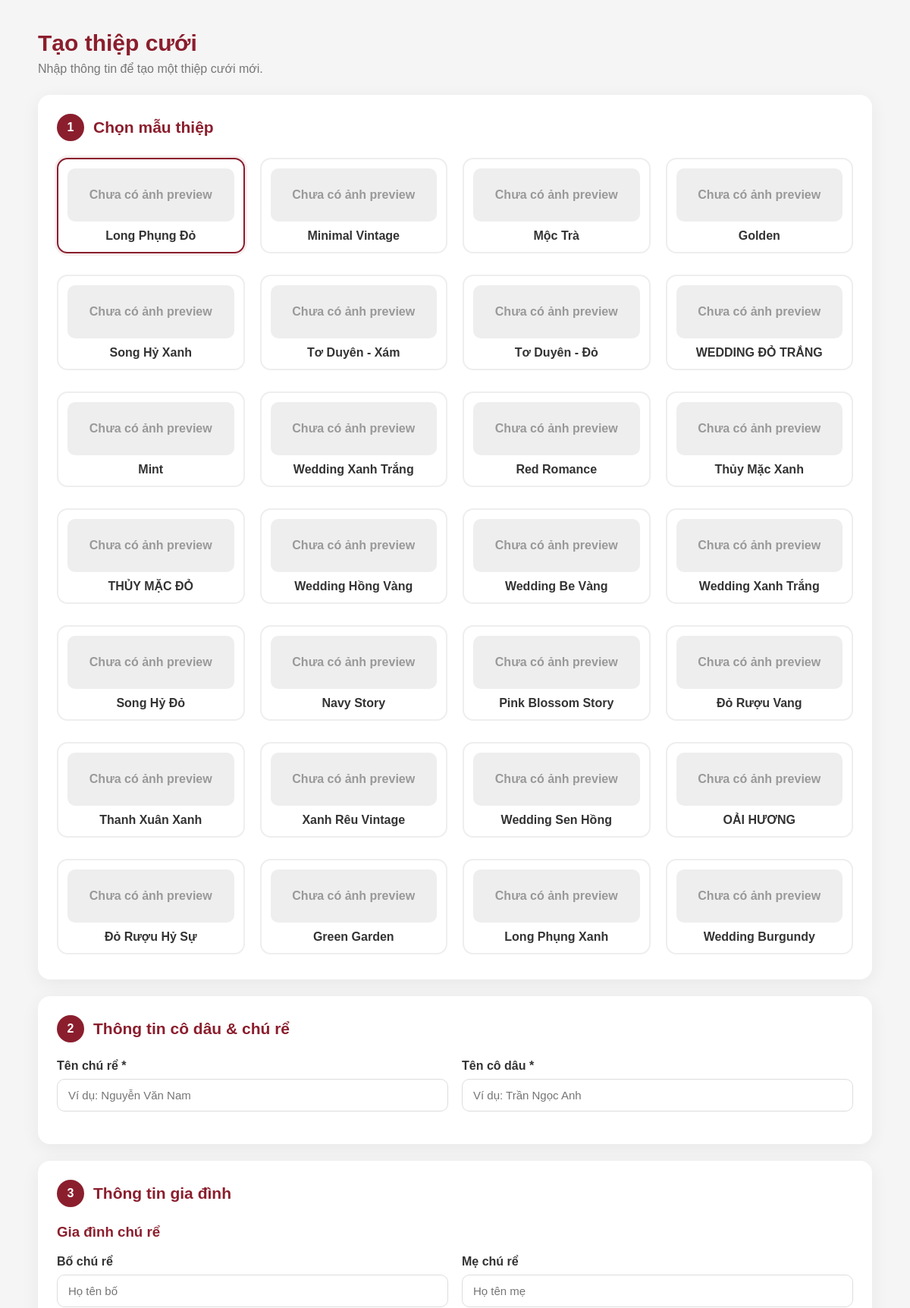
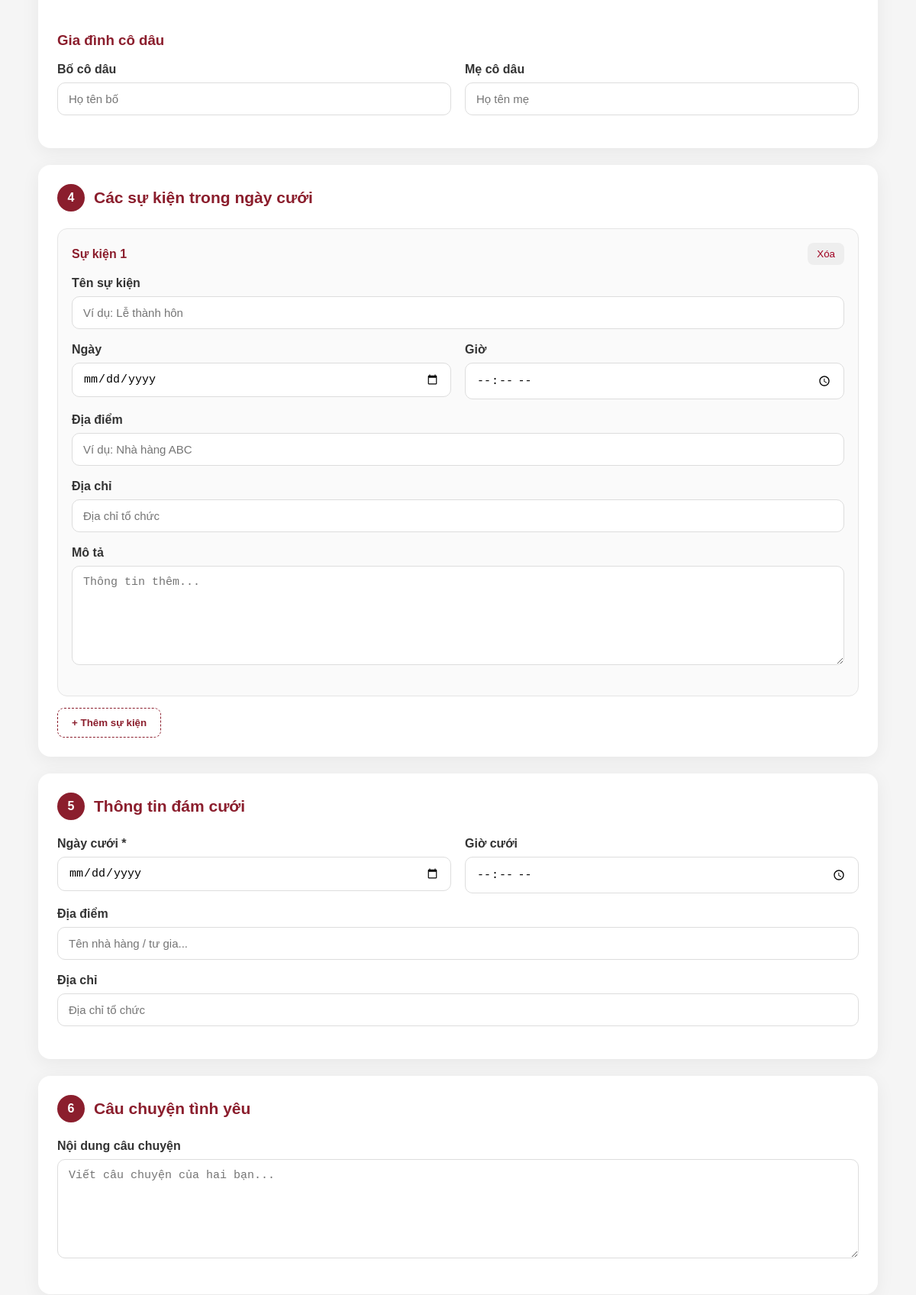
Screenshot of /admin/weddings/create.php (signed in, upper part) with the database file from the repository (2 pictures, top to bottom).
### tables this page shows
CREATE TABLE `templates` (
  `id` int(11) NOT NULL AUTO_INCREMENT,
  `name` varchar(255) NOT NULL,
  `folder` varchar(255) NOT NULL,
  `thumbnail` varchar(255) DEFAULT NULL,
  `description` text DEFAULT NULL,
  `status` tinyint(1) DEFAULT 1,
  `created_at` timestamp NOT NULL DEFAULT current_timestamp(),
  PRIMARY KEY (`id`)
);

### admin/weddings/create.php (the view, shortened to what this page needs)
<?php
require_once __DIR__ . "/../../config/database.php";
$templateStmt = $pdo->query("
    SELECT *
    FROM templates
    WHERE status = 1
    ORDER BY id ASC
");
$templates = $templateStmt->fetchAll();
$groomName = trim($_POST['groom_name'] ?? '');
$brideName = trim($_POST['bride_name'] ?? '');
$weddingDate = $_POST['wedding_date'] ?? '';
$weddingTime = $_POST['wedding_time'] ?? '';
$venue = trim($_POST['venue'] ?? '');
$address = trim($_POST['address'] ?? '');
$story = trim($_POST['story'] ?? '');
$groomFather = trim($_POST['groom_father'] ?? '');
$groomMother = trim($_POST['groom_mother'] ?? '');
$brideFather = trim($_POST['bride_father'] ?? '');
$brideMother = trim($_POST['bride_mother'] ?? '');
?>
<!DOCTYPE html>
<html lang="vi">
<head>
</head>
<body>
<div class="page">
    <div class="page-header">
        <h1>Tạo thiệp cưới</h1>
        <p>
            Nhập thông tin để tạo một thiệp cưới mới.
        </p>
    </div>
    <form
        method="POST"
        enctype="multipart/form-data"
    >
        <section class="card">
            <div class="card-title">
                <div class="number">1</div>
                <h2>Chọn mẫu thiệp</h2>
            </div>
            <div class="template-grid">
                <?php foreach ($templates as $template): ?>
                    <div class="template-option">
                        <label
                            class="template-label"
                            for="template_<?= (int)$template['id'] ?>"
                        >
                            <div class="template-preview">
                                <?php if (!empty($template['preview_image'])): ?>
                                    <img
                                        src="<?= htmlspecialchars(
                                            $template['preview_image']
                                        ) ?>"
                                        alt=""
                                    >
                                <?php else: ?>
                                    <div style="
                                        width:100%;
                                        height:100%;
                                        display:flex;
                                        align-items:center;
                                        justify-content:center;
                                        color:#999;
                                    ">
                                        Chưa có ảnh preview
                                    </div>
                                <?php endif; ?>
                            </div>
                            <div class="template-name">
                                <?= htmlspecialchars(
                                    $template['name']
                                ) ?>
                            </div>
                        </label>
                    </div>
                <?php endforeach; ?>
            </div>
        </section>
        <section class="card">
            <div class="card-title">
                <div class="number">2</div>
                <h2>Thông tin cô dâu & chú rể</h2>
            </div>
            <div class="grid-2">
                <div class="form-group">
                    <label>
                        Tên chú rể *
                    </label>
                    <input
                        type="text"
                        name="groom_name"
                        value="<?= htmlspecialchars($groomName) ?>"
                        placeholder="Ví dụ: Nguyễn Văn Nam"
                        required
                    >
                </div>
                <div class="form-group">
                    <label>
                        Tên cô dâu *
                    </label>
                    <input
                        type="text"
                        name="bride_name"
                        value="<?= htmlspecialchars($brideName) ?>"
                        placeholder="Ví dụ: Trần Ngọc Anh"
                        required
                    >
                </div>
            </div>
        </section>
        <section class="card">
            <div class="card-title">
                <div class="number">3</div>
                <h2>Thông tin gia đình</h2>
            </div>
            <h3 style="color:#8b1e2d;">
                Gia đình chú rể
            </h3>
            <div class="grid-2">
                <div class="form-group">
                    <label>
                        Bố chú rể
                    </label>
                    <input
                        type="text"
                        name="groom_father"
                        value="<?= htmlspecialchars($groomFather) ?>"
                        placeholder="Họ tên bố"
                    >
                </div>
                <div class="form-group">
                    <label>
                        Mẹ chú rể
                    </label>
                    <input
                        type="text"
                        name="groom_mother"
                        value="<?= htmlspecialchars($groomMother) ?>"
                        placeholder="Họ tên mẹ"
                    >
                </div>
            </div>
            <h3 style="color:#8b1e2d; margin-top:25px;">
                Gia đình cô dâu
            </h3>
            <div class="grid-2">
                <div class="form-group">
                    <label>
                        Bố cô dâu
                    </label>
                    <input
                        type="text"
                        name="bride_father"
                        value="<?= htmlspecialchars($brideFather) ?>"
                        placeholder="Họ tên bố"
                    >
                </div>
                <div class="form-group">
                    <label>
                        Mẹ cô dâu
                    </label>
                    <input
                        type="text"
                        name="bride_mother"
                        value="<?= htmlspecialchars($brideMother) ?>"
                        placeholder="Họ tên mẹ"
                    >
                </div>
            </div>
        </section>
        <section class="card">
            <div class="card-title">
                <div class="number">4</div>
                <h2>Các sự kiện trong ngày cưới</h2>
            </div>
            <div id="eventList">
                <div class="event-box">
                    <div class="event-header">
                        <strong>
                            Sự kiện 1
                        </strong>
                        <button
                            type="button"
                            class="remove-event"
                            onclick="removeEvent(this)"
                        >
                            Xóa
                        </button>
                    </div>
                    <div class="form-group">
                        <label>
                            Tên sự kiện
                        </label>
                        <input
                            type="text"
                            name="event_name[]"
                            placeholder="Ví dụ: Lễ thành hôn"
                        >
                    </div>
                    <div class="grid-2">
                        <div class="form-group">
                            <label>
                                Ngày
                            </label>
                            <input
                                type="date"
                                name="event_date[]"
                            >
                        </div>
                        <div class="form-group">
                            <label>
                                Giờ
                            </label>
                            <input
                                type="time"
                                name="event_time[]"
                            >
                        </div>
                    </div>
                    <div class="form-group">
                        <label>
                            Địa điểm
                        </label>
                        <input
                            type="text"
                            name="event_location[]"
                            placeholder="Ví dụ: Nhà hàng ABC"
                        >
                    </div>
                    <div class="form-group">
                        <label>
                            Địa chỉ
                        </label>
                        <input
                            type="text"
                            name="event_address[]"
                            placeholder="Địa chỉ tổ chức"
                        >
                    </div>
                    <div class="form-group">
                        <label>
                            Mô tả
                        </label>
                        <textarea
                            name="event_description[]"
                            placeholder="Thông tin thêm..."
                        ></textarea>
                    </div>
                </div>
            </div>
            <button
                type="button"
                class="add-event"
                onclick="addEvent()"
            >
                + Thêm sự kiện
            </button>
        </section>
        <section class="card">
            <div class="card-title">
                <div class="number">5</div>
                <h2>Thông tin đám cưới</h2>
            </div>
            <div class="grid-2">
                <div class="form-group">
                    <label>
                        Ngày cưới *
                    </label>
                    <input
                        type="date"
                        name="wedding_date"
                        value="<?= htmlspecialchars($weddingDate) ?>"
                        required
                    >
                </div>
                <div class="form-group">
                    <label>
                        Giờ cưới
                    </label>
                    <input
                        type="time"
                        name="wedding_time"
                        value="<?= htmlspecialchars($weddingTime) ?>"
                    >
                </div>
            </div>
            <div class="form-group">
                <label>
                    Địa điểm
                </label>
                <input
                    type="text"
                    name="venue"
                    value="<?= htmlspecialchars($venue) ?>"
                    placeholder="Tên nhà hàng / tư gia..."
                >
            </div>
            <div class="form-group">
                <label>
                    Địa chỉ
                </label>
                <input
                    type="text"
                    name="address"
                    value="<?= htmlspecialchars($address) ?>"
                    placeholder="Địa chỉ tổ chức"
                >
            </div>
        </section>
        <section class="card">
            <div class="card-title">
                <div class="number">6</div>
                <h2>Câu chuyện tình yêu</h2>
            </div>
            <div class="form-group">
                <label>
                    Nội dung câu chuyện
                </label>
                <textarea
                    name="story"
                    placeholder="Viết câu chuyện của hai bạn..."
                ><?= htmlspecialchars($story) ?></textarea>
            </div>
        </section>
    </form>
</div>
</body>
</html>

### admin/weddings/create.php (style rules this page uses)
* { box-sizing: border-box; }
body { margin: 0; padding: 0; font-family: Arial, Helvetica, sans-serif; background: #f5f5f5; color: #333; }
.page { width: min(1100px, 94%); margin: 40px auto 80px; }
.page-header { margin-bottom: 25px; }
.page-header h1 { margin: 0 0 8px; font-size: 30px; color: #8b1e2d; }
.page-header p { margin: 0; color: #777; }
.card { background: #fff; border-radius: 16px; padding: 25px; margin-bottom: 22px; box-shadow: 0 5px 25px rgba(0,0,0,.06); }
.card-title { display: flex; align-items: center; gap: 12px; margin-bottom: 22px; }
.number { width: 36px; height: 36px; min-width: 36px; display: flex; align-items: center; justify-content: center; background: #8b1e2d; color: #fff; border-radius: 50%; font-size: 16px; font-weight: 700; }
.card-title h2 { margin: 0; font-size: 21px; color: #8b1e2d; }
label { display: block; font-weight: 600; margin-bottom: 8px; }
input, textarea, select { width: 100%; border: 1px solid #ddd; border-radius: 10px; padding: 12px 14px; font-size: 15px; outline: none; background: #fff; }
textarea { min-height: 130px; resize: vertical; }
.form-group { margin-bottom: 18px; }
.grid-2 { display: grid; grid-template-columns: 1fr 1fr; gap: 18px; }
.template-grid { display: grid; grid-template-columns: repeat(auto-fit, minmax(220px, 1fr)); gap: 20px; }
.template-option { position: relative; }
.template-label { display: block; border: 2px solid #eee; border-radius: 14px; padding: 12px; cursor: pointer; transition: .2s; }
.template-option input:checked + .template-label { border-color: #8b1e2d; box-shadow: 0 0 0 3px rgba(139,30,45,.08); }
.template-preview { height: 70px; border-radius: 10px; overflow: hidden; background: #eee; margin-bottom: 10px; }
.template-name { font-weight: bold; text-align: center; }
.event-box { border: 1px solid #e5e5e5; border-radius: 13px; padding: 18px; margin-bottom: 15px; background: #fafafa; }
.event-header { display: flex; align-items: center; justify-content: space-between; margin-bottom: 15px; }
.event-header strong { color: #8b1e2d; }
.remove-event { border: 0; background: #eee; color: #a00020; padding: 7px 12px; border-radius: 8px; cursor: pointer; }
.add-event { border: 1px dashed #8b1e2d; background: #fff; color: #8b1e2d; padding: 11px 18px; border-radius: 9px; cursor: pointer; font-weight: 600; }

### rows the page displays
templates: name "Long Phụng Đỏ"
templates: name "Minimal Vintage"
templates: name "Mộc Trà"
templates: name "Golden"
templates: name "Song Hỷ Xanh"
templates: name "Tơ Duyên - Xám"
templates: name "Tơ Duyên - Đỏ"
templates: name "WEDDING ĐỎ TRẮNG"
templates: name "Mint"
templates: name "Wedding Xanh Trắng"
templates: name "Red Romance"
templates: name "Thủy Mặc Xanh"
templates: name "THỦY MẶC ĐỎ"
templates: name "Wedding Hồng Vàng"
templates: name "Wedding Be Vàng"
templates: name "Wedding Xanh Trắng"
templates: name "Song Hỷ Đỏ"
templates: name "Navy Story"
templates: name "Pink Blossom Story"
templates: name "Đỏ Rượu Vang"
templates: name "Thanh Xuân Xanh"
templates: name "Xanh Rêu Vintage"
templates: name "Wedding Sen Hồng"
templates: name "OẢI HƯƠNG"
templates: name "Đỏ Rượu Hỷ Sự"
templates: name "Green Garden"
templates: name "Long Phụng Xanh"
templates: name "Wedding Burgundy"
